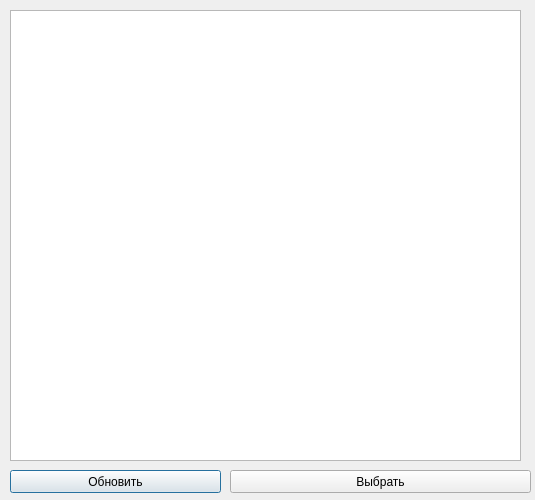
<?xml version="1.0" encoding="UTF-8"?>
<ui version="4.0">
 <class>ProcList</class>
 <widget class="QDialog" name="ProcList">
  <property name="geometry">
   <rect>
    <x>0</x>
    <y>0</y>
    <width>535</width>
    <height>500</height>
   </rect>
  </property>
  <property name="minimumSize">
   <size>
    <width>535</width>
    <height>500</height>
   </size>
  </property>
  <property name="maximumSize">
   <size>
    <width>535</width>
    <height>500</height>
   </size>
  </property>
  <property name="windowTitle">
   <string>Dialog</string>
  </property>
  <widget class="QTableWidget" name="tableWidget">
   <property name="geometry">
    <rect>
     <x>10</x>
     <y>10</y>
     <width>511</width>
     <height>451</height>
    </rect>
   </property>
  </widget>
  <widget class="QPushButton" name="pushButton">
   <property name="geometry">
    <rect>
     <x>10</x>
     <y>470</y>
     <width>211</width>
     <height>23</height>
    </rect>
   </property>
   <property name="text">
    <string>Обновить</string>
   </property>
  </widget>
  <widget class="QPushButton" name="pushButton_2">
   <property name="geometry">
    <rect>
     <x>230</x>
     <y>470</y>
     <width>301</width>
     <height>23</height>
    </rect>
   </property>
   <property name="text">
    <string>Выбрать</string>
   </property>
  </widget>
 </widget>
 <resources/>
 <connections/>
</ui>
